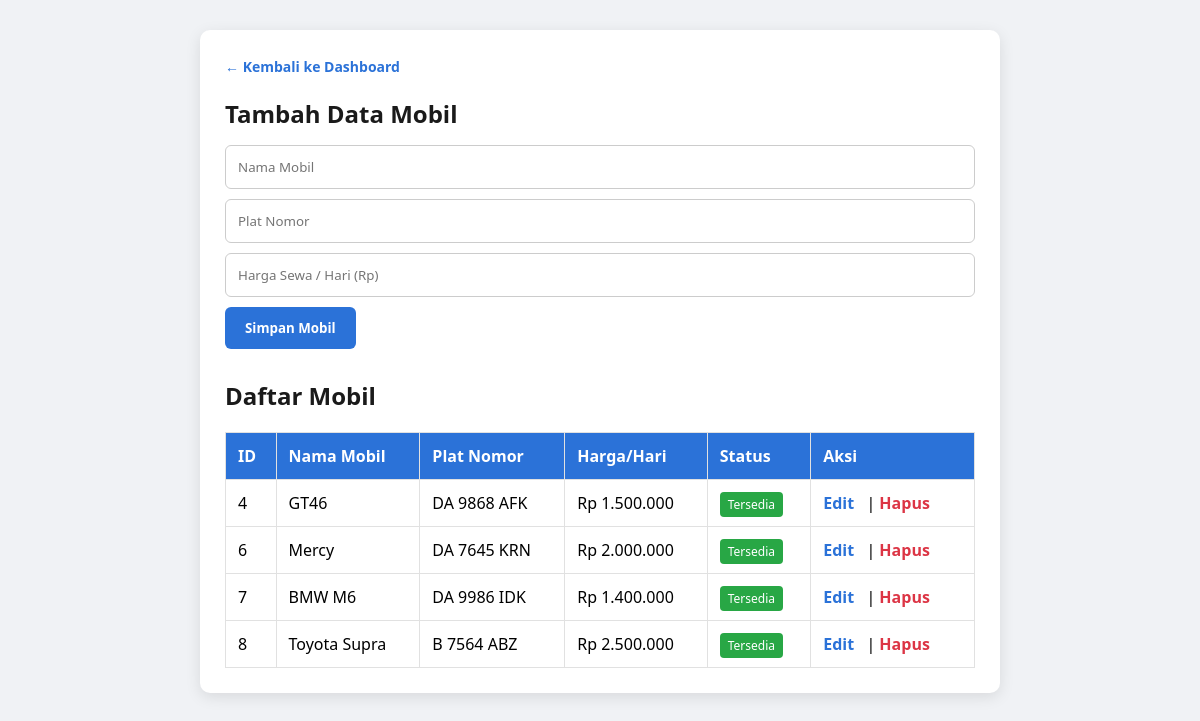
/Project_RentalMobil/mobil.php, run on the app's committed database.
### tables this page shows
CREATE TABLE `mobil` (
  `id_mobil` int(11) NOT NULL,
  `nama_mobil` varchar(100) NOT NULL,
  `plat_nomor` varchar(20) NOT NULL,
  `harga_sewa` int(11) NOT NULL,
  `status` enum('Tersedia','Disewa') DEFAULT 'Tersedia'
);

### Project_RentalMobil/mobil.php (the view, shortened to what this page needs)
<?php
include 'koneksi.php';
$edit_data = null;
?>
<!DOCTYPE html>
<html lang="id">
<head>
</head>
<body>
<div class="container">
    <div class="nav">
        <a href="index.php">&larr; Kembali ke Dashboard</a>
    </div>
    <h2><?= $edit_data ? 'Edit Data Mobil' : 'Tambah Data Mobil' ?></h2>
    <form action="mobil.php" method="post">
        <input type="text" name="nama_mobil" placeholder="Nama Mobil" class="form-control" value="<?= $edit_data['nama_mobil'] ?? '' ?>" required>
        <input type="text" name="plat_nomor" placeholder="Plat Nomor" class="form-control" value="<?= $edit_data['plat_nomor'] ?? '' ?>" required>
        <input type="number" name="harga_sewa" placeholder="Harga Sewa / Hari (Rp)" class="form-control" value="<?= $edit_data['harga_sewa'] ?? '' ?>" required>
        <button type="submit" name="<?= $edit_data ? 'update' : 'simpan' ?>" class="btn <?= $edit_data ? 'btn-success' : 'btn-primary' ?>">
            <?= $edit_data ? 'Update Mobil' : 'Simpan Mobil' ?>
        </button>
    </form>
    <h2 style="margin-top: 30px;">Daftar Mobil</h2>
    <table>
        <tr>
            <th>ID</th>
            <th>Nama Mobil</th>
            <th>Plat Nomor</th>
            <th>Harga/Hari</th>
            <th>Status</th>
            <th>Aksi</th>
        </tr>
        <?php
        $data = mysqli_query($koneksi, "SELECT * FROM mobil");
        while ($row = mysqli_fetch_assoc($data)):
            $status_mobil = isset($row['status']) ? $row['status'] : 'Tersedia';
            $badge_class = ($status_mobil == 'Disewa') ? 'bg-danger' : 'bg-success';
        ?>
        <tr>
            <td><?= $row['id_mobil'] ?></td>
            <td><?= $row['nama_mobil'] ?></td>
            <td><?= $row['plat_nomor'] ?></td>
            <td>Rp <?= number_format($row['harga_sewa'], 0, ',', '.') ?></td>
            <td><span class="badge <?= $badge_class ?>"><?= $status_mobil ?></span></td>
            <td class="action-links">
                <a href="mobil.php?edit=<?= $row['id_mobil'] ?>" class="edit">Edit</a> |
                <a href="mobil.php?hapus=<?= $row['id_mobil'] ?>" class="delete" onclick="return confirm('Yakin ingin menghapus mobil ini?')">Hapus</a>
            </td>
        </tr>
        <?php endwhile; ?>
    </table>
</div>
</body>
</html>

### Project_RentalMobil/mobil.php (style rules this page uses)
* { box-sizing: border-box; margin: 0; padding: 0; font-family: 'Segoe UI', Tahoma, Geneva, Verdana, sans-serif; }
body { background-color: #f0f2f5; padding: 30px; }
.container { max-width: 800px; margin: auto; background: #fff; padding: 25px; border-radius: 10px; box-shadow: 0 4px 15px rgba(0,0,0,0.1); }
.nav { margin-bottom: 20px; }
.nav a { color: #2b72d8; text-decoration: none; font-weight: 600; font-size: 14px; display: inline-block; transition: color 0.2s ease; }
h2 { margin-bottom: 15px; color: #1a1a1a; }
.form-control { width: 100%; padding: 12px; margin-bottom: 10px; border: 1px solid #ccc; border-radius: 6px; }
.btn { padding: 12px 20px; border: none; border-radius: 6px; cursor: pointer; color: white; font-weight: bold; }
.btn-primary { background-color: #2b72d8; }
table { width: 100%; border-collapse: collapse; margin-top: 20px; }
th, td { border: 1px solid #e1e1e1; padding: 12px; text-align: left; }
th { background-color: #2b72d8; color: white; }
.action-links a { text-decoration: none; font-weight: 600; margin-right: 8px; }
.action-links a.edit { color: #2b72d8; }
.action-links a.delete { color: #dc3545; }
.badge { padding: 4px 8px; border-radius: 4px; color: white; font-size: 12px; }
.bg-success { background-color: #28a745; }

### data on the page
mobil: id_mobil "4", nama_mobil "GT46", plat_nomor "DA 9868 AFK", harga_sewa "1.500.000", status "Tersedia"
mobil: id_mobil "6", nama_mobil "Mercy", plat_nomor "DA 7645 KRN", harga_sewa "2.000.000", status "Tersedia"
mobil: id_mobil "7", nama_mobil "BMW M6", plat_nomor "DA 9986 IDK", harga_sewa "1.400.000", status "Tersedia"
mobil: id_mobil "8", nama_mobil "Toyota Supra", plat_nomor "B 7564 ABZ", harga_sewa "2.500.000", status "Tersedia"
